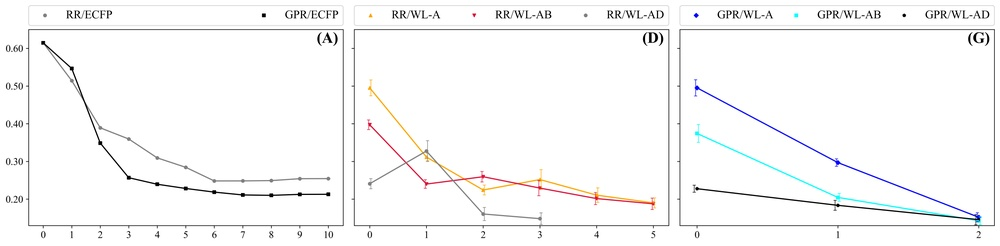
#> input picture experiments/vs_num_iter/plot/mixed_BG.jpeg, 1000 x 246 px, shrunk from 10740 x 2637 before the run, found by its file name
$ python im_stitch.py
#> lines starting #> are read from the running program, lines starting #| are printed output that depends on the picture; pictures that were not available may be replaced by others from this repository, and a replacement may not be noted
#%%
from PIL import Image
import sys, os
path = os.path.dirname(os.path.realpath(__file__))

# [45 lines left out: functions merge_image2, side_merge_image2, not called in this run]

def merge_image3(image1, image2,image3,open_img = True):
#> called with image2 = 'experiments/vs_num_iter\\plot\\pah_BG.jpeg', open_img = True
    if open_img:
        image1 = Image.open(image1)
#> image1 is the input picture: PIL image 1000x246 RGB; mean R, G, B 248.1, 248.1, 248.1
        image2 = Image.open(image2)
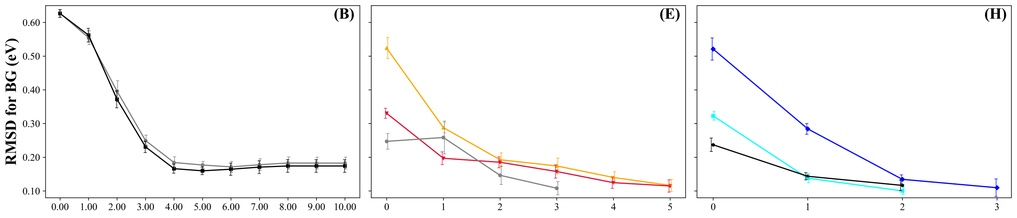
#> input picture experiments/vs_num_iter/plot/pah_BG.jpeg, 1017 x 218 px, shrunk from 10922 x 2342 before the run, found by its file name
#> image2 is the input picture: PIL image 1017x218 RGB; mean R, G, B 248, 247.9, 247.9
        image3 = Image.open(image3)
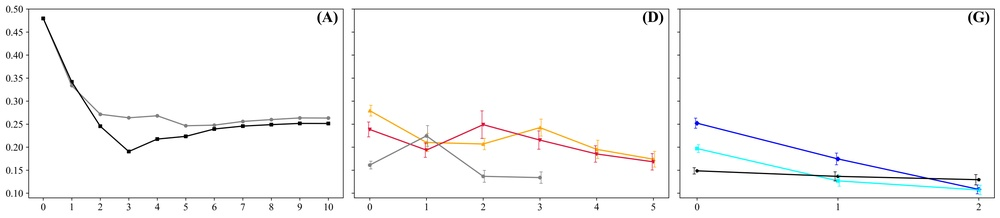
#> input picture experiments/vs_num_iter/plot/mixed_EA.jpeg, 1000 x 218 px, shrunk from 10740 x 2343 before the run, given in place of subst_BG.jpeg, which was not available
#> image3 is the input picture: PIL image 1000x218 RGB; mean R, G, B 248.6, 248.5, 248.6

    (width1, height1) = image1.size
#> width1 = 1000; height1 = 246
    (width2, height2) = image2.size
#> width2 = 1017; height2 = 218
    (width3, height3) = image3.size
#> width3 = 1000; height3 = 218

    result_width = max(width1,width2,width3)
#> result_width = 1017
    result_height = height1 + height2 + height3
#> result_height = 682

    result = Image.new('RGB', (result_width, result_height),color = 'white')
#> result: PIL image 1017x682 RGB; every value is 255
    result.paste(im=image1, box=(result_width - width1, 0))
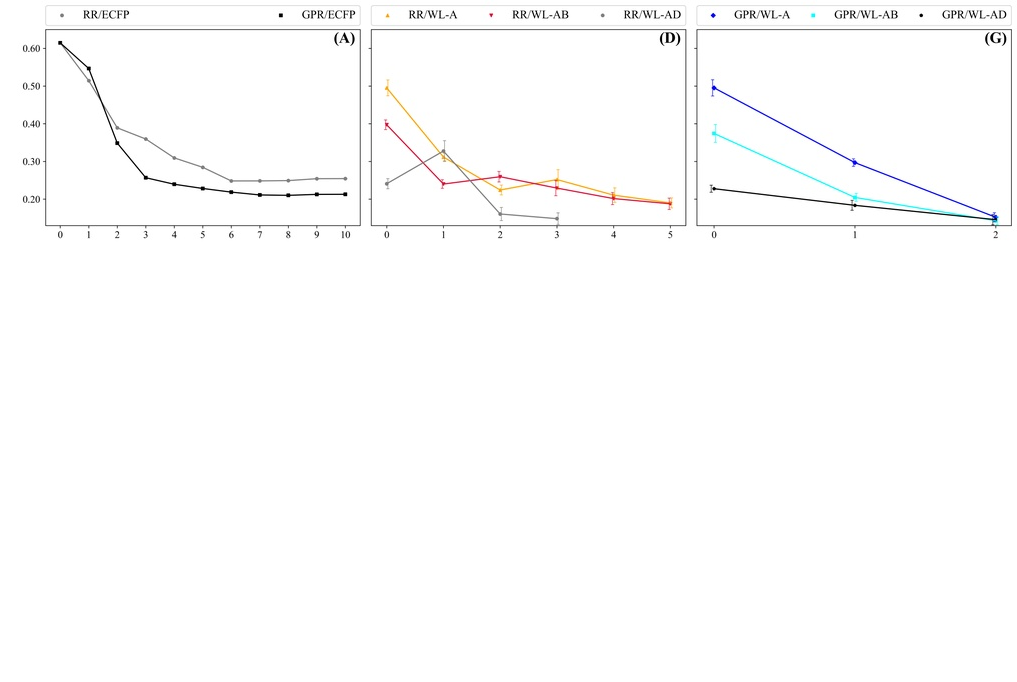
#> result: PIL image 1017x682 RGB; mean R, G, B 252.6, 252.5, 252.6
    result.paste(im=image2, box=(result_width - width2, height1))
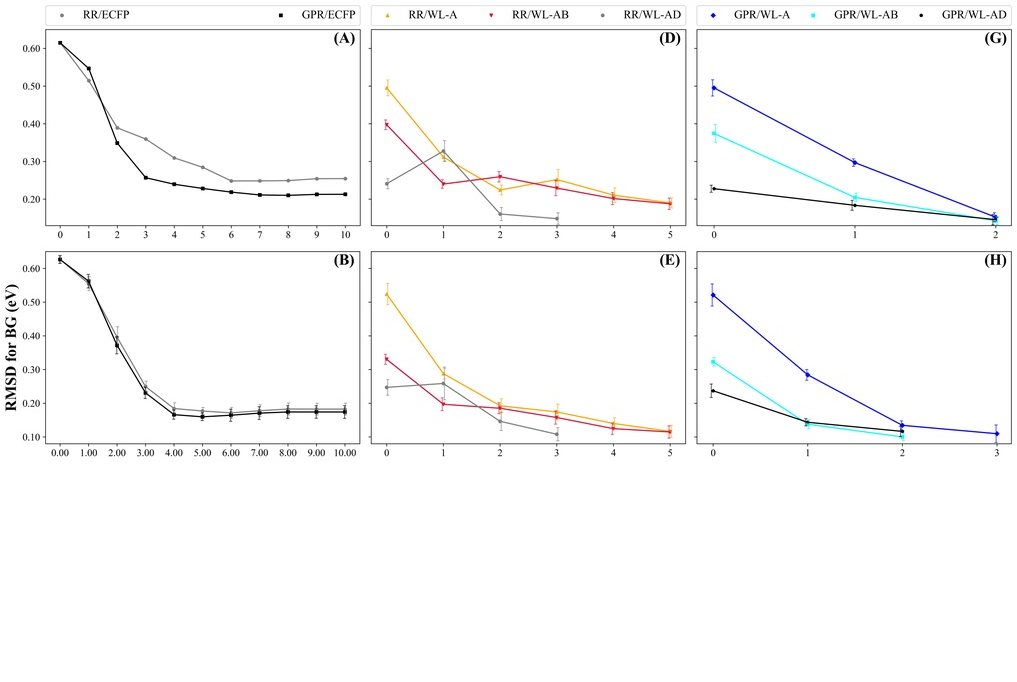
#> result: PIL image 1017x682 RGB; mean R, G, B 250.3, 250.3, 250.3
    result.paste(im=image3, box=(result_width - width3, height1 + height2))
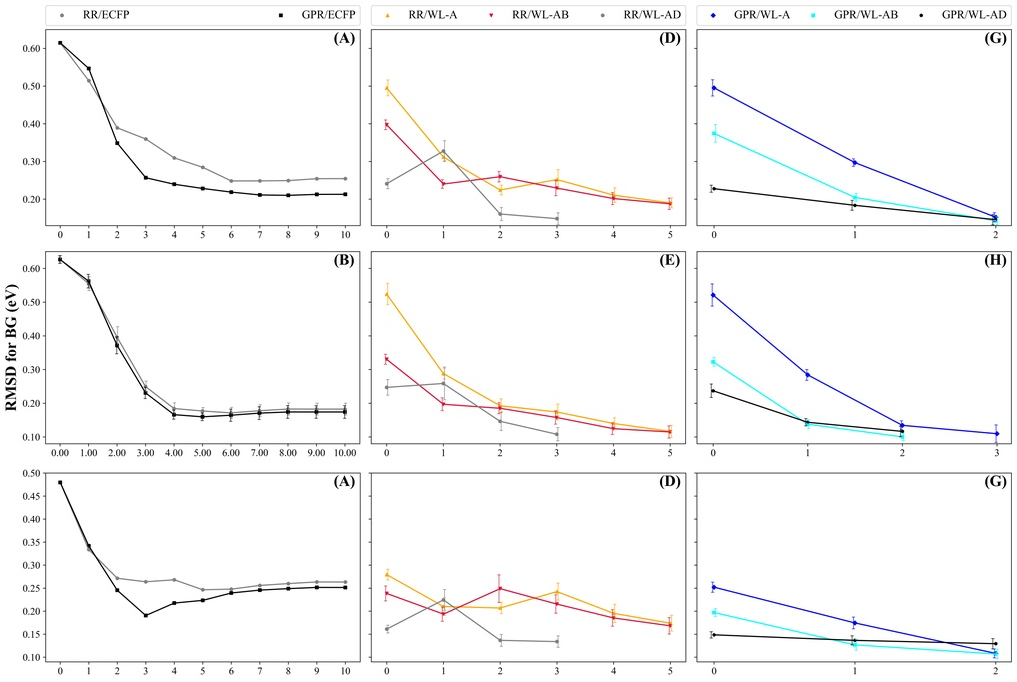
#> result: PIL image 1017x682 RGB; mean R, G, B 248.3, 248.2, 248.3
    return result

merge_image3(
    path + "\\plot\\mixed_BG.jpeg",
    path + "\\plot\\pah_BG.jpeg",
    path + "\\plot\\subst_BG.jpeg").save(path + "\\BG.jpeg")
